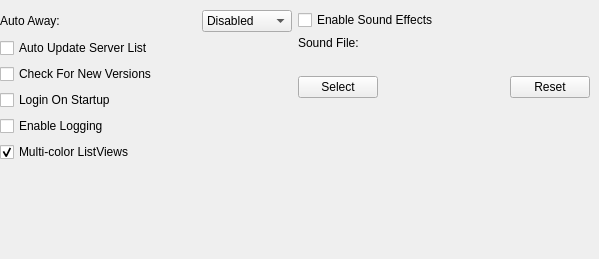
   <widget class="QWidget" name="fGeneral">
    <attribute name="title">
     <string>General</string>
    </attribute>
    <widget class="QWidget" name="Layout53">
     <property name="geometry">
      <rect>
       <x>0</x>
       <y>10</y>
       <width>590</width>
       <height>240</height>
      </rect>
     </property>
     <layout class="QHBoxLayout">
      <property name="spacing">
       <number>6</number>
      </property>
      <property name="margin">
       <number>0</number>
      </property>
      <item>
       <layout class="QVBoxLayout">
        <property name="spacing">
         <number>6</number>
        </property>
        <property name="margin">
         <number>0</number>
        </property>
        <item>
         <layout class="QHBoxLayout">
          <property name="spacing">
           <number>6</number>
          </property>
          <property name="margin">
           <number>0</number>
          </property>
          <item>
           <widget class="QLabel" name="TextLabel1">
            <property name="sizePolicy">
             <sizepolicy hsizetype="Fixed" vsizetype="Minimum">
              <horstretch>0</horstretch>
              <verstretch>0</verstretch>
             </sizepolicy>
            </property>
            <property name="text">
             <string>Auto Away:</string>
            </property>
            <property name="wordWrap">
             <bool>false</bool>
            </property>
           </widget>
          </item>
          <item>
           <spacer>
            <property name="orientation">
             <enum>Qt::Horizontal</enum>
            </property>
            <property name="sizeType">
             <enum>QSizePolicy::Expanding</enum>
            </property>
            <property name="sizeHint" stdset="0">
             <size>
              <width>20</width>
              <height>20</height>
             </size>
            </property>
           </spacer>
          </item>
          <item>
           <widget class="QComboBox" name="fAutoAway">
            <property name="sizePolicy">
             <sizepolicy hsizetype="Fixed" vsizetype="Fixed">
              <horstretch>0</horstretch>
              <verstretch>0</verstretch>
             </sizepolicy>
            </property>
            <item>
             <property name="text">
              <string>Disabled</string>
             </property>
            </item>
            <item>
             <property name="text">
              <string>2 Minutes</string>
             </property>
            </item>
            <item>
             <property name="text">
              <string>5 Minutes</string>
             </property>
            </item>
            <item>
             <property name="text">
              <string>10 Minutes</string>
             </property>
            </item>
            <item>
             <property name="text">
              <string>15 Minutes</string>
             </property>
            </item>
            <item>
             <property name="text">
              <string>20 Minutes</string>
             </property>
            </item>
            <item>
             <property name="text">
              <string>30 Minutes</string>
             </property>
            </item>
            <item>
             <property name="text">
              <string>1 Hour</string>
             </property>
            </item>
            <item>
             <property name="text">
              <string>2 Hours</string>
             </property>
            </item>
           </widget>
          </item>
         </layout>
        </item>
        <item>
         <widget class="QCheckBox" name="fAutoUpdateServers">
          <property name="text">
           <string>Auto Update Server List</string>
          </property>
         </widget>
        </item>
        <item>
         <widget class="QCheckBox" name="fNewVersions">
          <property name="text">
           <string>Check For New Versions</string>
          </property>
         </widget>
        </item>
        <item>
         <widget class="QCheckBox" name="fLoginStartup">
          <property name="text">
           <string>Login On Startup</string>
          </property>
         </widget>
        </item>
        <item>
         <widget class="QCheckBox" name="fLogging">
          <property name="minimumSize">
           <size>
            <width>260</width>
            <height>0</height>
           </size>
          </property>
          <property name="text">
           <string>Enable Logging</string>
          </property>
         </widget>
        </item>
        <item>
         <widget class="QCheckBox" name="fMultiColor">
          <property name="text">
           <string>Multi-color ListViews</string>
          </property>
          <property name="checked">
           <bool>true</bool>
          </property>
         </widget>
        </item>
        <item>
         <spacer>
          <property name="orientation">
           <enum>Qt::Vertical</enum>
          </property>
          <property name="sizeType">
           <enum>QSizePolicy::Expanding</enum>
          </property>
          <property name="sizeHint" stdset="0">
           <size>
            <width>20</width>
            <height>20</height>
           </size>
          </property>
         </spacer>
        </item>
       </layout>
      </item>
      <item>
       <layout class="QVBoxLayout">
        <property name="spacing">
         <number>6</number>
        </property>
        <property name="margin">
         <number>0</number>
        </property>
        <item>
         <widget class="QCheckBox" name="fSounds">
          <property name="minimumSize">
           <size>
            <width>260</width>
            <height>0</height>
           </size>
          </property>
          <property name="text">
           <string>Enable Sound Effects</string>
          </property>
         </widget>
        </item>
        <item>
         <widget class="QLabel" name="lblSoundFile">
          <property name="text">
           <string>Sound File:</string>
          </property>
          <property name="wordWrap">
           <bool>false</bool>
          </property>
         </widget>
        </item>
        <item>
         <widget class="QLabel" name="fSoundFile">
          <property name="text">
           <string/>
          </property>
          <property name="wordWrap">
           <bool>false</bool>
          </property>
         </widget>
        </item>
        <item>
         <layout class="QHBoxLayout">
          <property name="spacing">
           <number>6</number>
          </property>
          <property name="margin">
           <number>0</number>
          </property>
          <item>
           <widget class="QPushButton" name="fSound">
            <property name="sizePolicy">
             <sizepolicy hsizetype="Preferred" vsizetype="Fixed">
              <horstretch>0</horstretch>
              <verstretch>0</verstretch>
             </sizepolicy>
            </property>
            <property name="minimumSize">
             <size>
              <width>0</width>
              <height>0</height>
             </size>
            </property>
            <property name="text">
             <string>Select</string>
            </property>
           </widget>
          </item>
          <item>
           <spacer>
            <property name="orientation">
             <enum>Qt::Horizontal</enum>
            </property>
            <property name="sizeType">
             <enum>QSizePolicy::Expanding</enum>
            </property>
            <property name="sizeHint" stdset="0">
             <size>
              <width>20</width>
              <height>20</height>
             </size>
            </property>
           </spacer>
          </item>
          <item>
           <widget class="QPushButton" name="fResetSound">
            <property name="text">
             <string>Reset</string>
            </property>
           </widget>
          </item>
         </layout>
        </item>
        <item>
         <spacer>
          <property name="orientation">
           <enum>Qt::Vertical</enum>
          </property>
          <property name="sizeType">
           <enum>QSizePolicy::Expanding</enum>
          </property>
          <property name="sizeHint" stdset="0">
           <size>
            <width>20</width>
            <height>20</height>
           </size>
          </property>
         </spacer>
        </item>
       </layout>
      </item>
     </layout>
    </widget>
   </widget>
